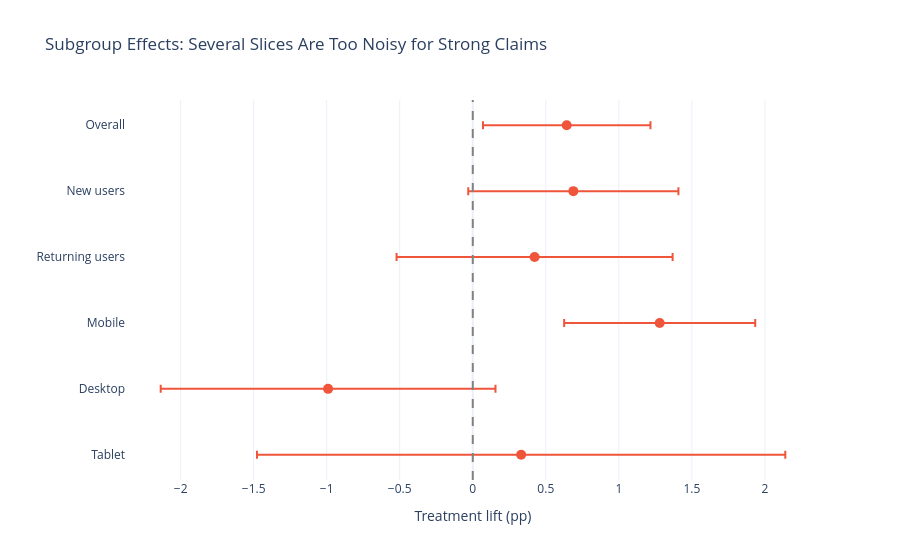

The code cell stored with this chart in its notebook:
### Code cell
ordered_segments = subgroup_effects.iloc[::-1]

fig = go.Figure()
fig.add_trace(
    go.Scatter(
        x=ordered_segments["effect_pp"],
        y=ordered_segments["segment"],
        mode="markers",
        marker={"color": TREATMENT_COLOR, "size": 10},
        error_x={
            "type": "data",
            "symmetric": False,
            "array": ordered_segments["ci_high_pp"] - ordered_segments["effect_pp"],
            "arrayminus": ordered_segments["effect_pp"] - ordered_segments["ci_low_pp"],
        },
        name="Effect estimate",
    )
)
fig.add_vline(x=0, line_dash="dash", line_color="gray")
fig.update_layout(title="Subgroup Effects: Several Slices Are Too Noisy for Strong Claims", xaxis_title="Treatment lift (pp)", yaxis_title="")
fig.update_yaxes(showgrid=False)
fig.show()

### Figure 1 — Plotly figure (JSON) as saved in the notebook; plotly's stock layout.template omitted (floating-point values rounded to 4 significant figures)
{"data": [{"error_x": {"array": [1.808, 1.146, 0.654, 0.9448, 0.7194, 0.5734], "arrayminus": [1.808, 1.146, 0.654, 0.9448, 0.7194, 0.5734], "symmetric": false, "type": "data"}, "marker": {"color": "#EF553B", "size": 10}, "mode": "markers", "name": "Effect estimate", "type": "scatter", "x": [0.3312, -0.9904, 1.28, 0.4233, 0.6885, 0.6432], "y": ["Tablet", "Desktop", "Mobile", "Returning users", "New users", "Overall"]}], "layout": {"shapes": [{"line": {"color": "gray", "dash": "dash"}, "type": "line", "x0": 0, "x1": 0, "xref": "x", "y0": 0, "y1": 1, "yref": "y domain"}], "title": {"text": "Subgroup Effects: Several Slices Are Too Noisy for Strong Claims"}, "xaxis": {"title": {"text": "Treatment lift (pp)"}}, "yaxis": {"showgrid": false, "title": {"text": ""}}}}
